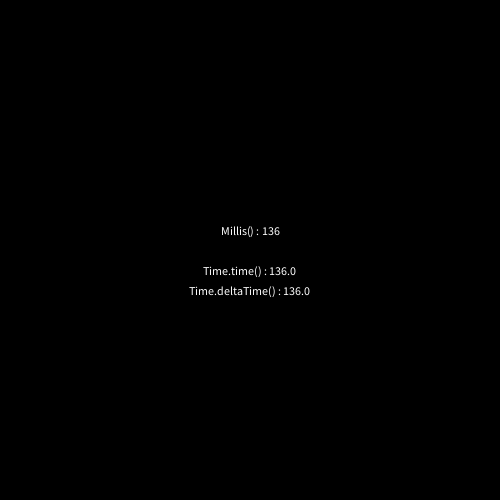
Frame 1 (no input)
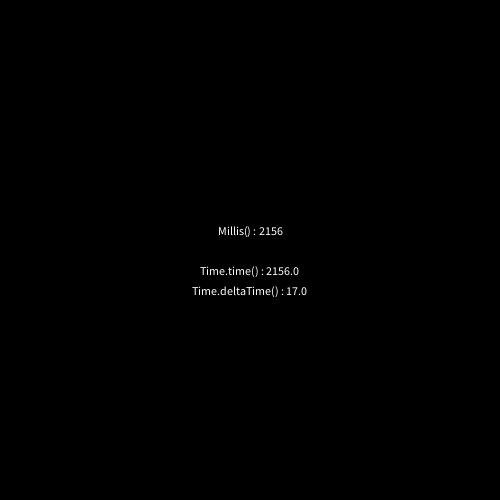
Frame 60 (the mouse pressed at the canvas centre just before this capture)
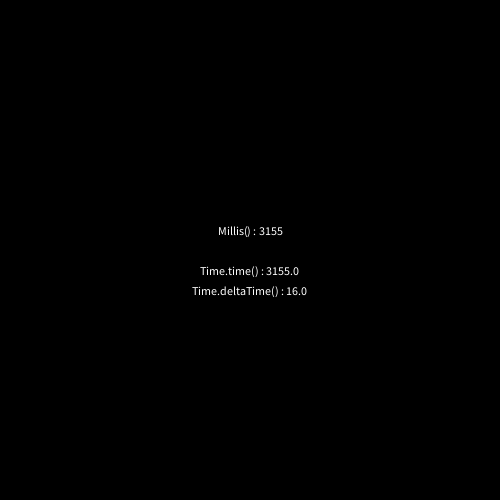
Frame 120 (the mouse held since frame 60 and released just before this capture)

The Processing sketch that drew these frames (run headless with seeded random() and noise(); from frame 60 on, the mouse is pressed at the canvas centre):

// Processing sketch: TimeCounter
// ── TimeCounter.pde
boolean pause;

void setup() {
  size(500, 500);
}

void draw() {
  background(0);
  Time.update(this, pause);

  float dt = Time.deltaTime;
  float t = Time.time;

  textAlign(CENTER, CENTER);
  text("Millis() : "+millis(), width/2, height/2 - 20);
  text("Time.time() : "+t, width/2, height/2 + 20);
  text("Time.deltaTime() : "+dt, width/2, height/2 + 40);
}

void keyPressed() {
  pause = !pause;
}
// ── TimeCount.pde
static class Time {
  static private float deltaTime;
  static private float lastTime = 0;
  static private float time;
  static private boolean pause;

  static private void update(PApplet context_, boolean pause_) {
    pause = pause_;
    float actualTime = context_.millis();
    if(!pause) deltaTime = actualTime - lastTime;
    lastTime = actualTime;
    if(!pause) time += deltaTime;
  }
}
